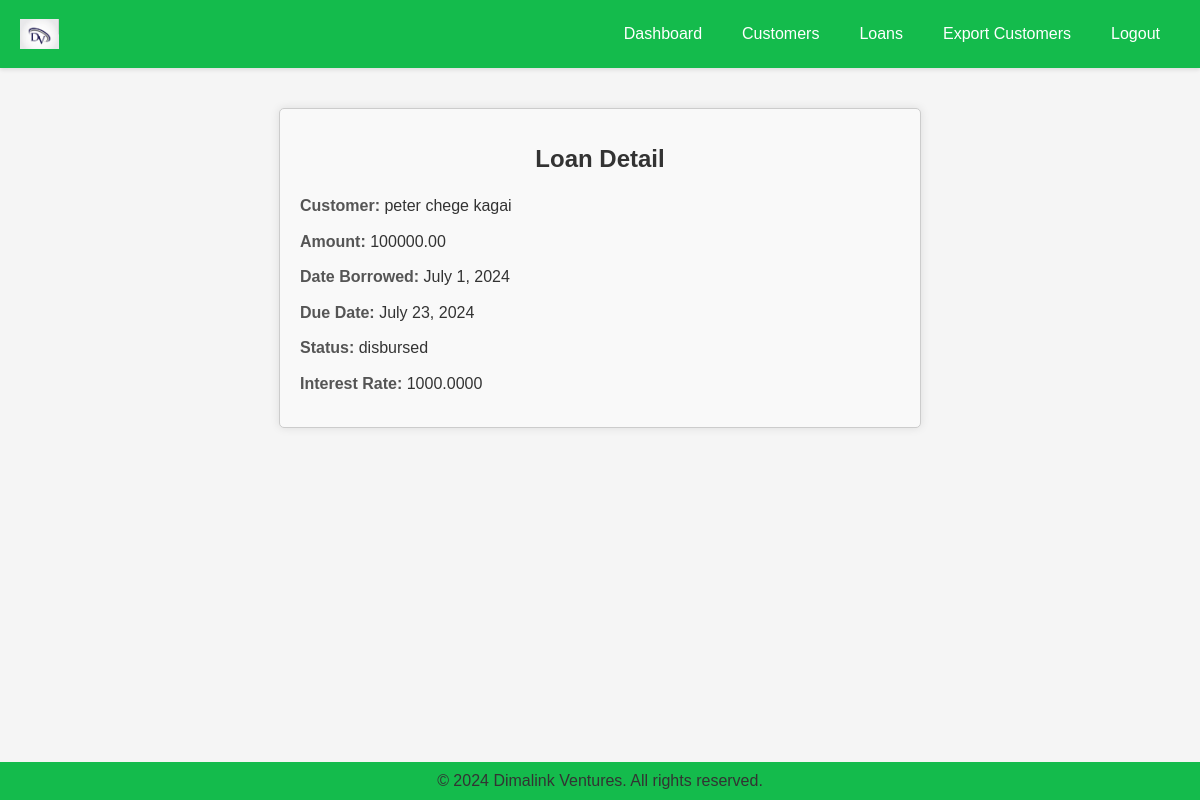
The page /loans/1/ (signed in) on the database its author committed.
### customer_management_app/models.py (models this page shows, shortened)
class Loan(models.Model):
    STATUS_CHOICES = [
        ('pending', 'Pending'),
        ('approved', 'Approved'),
        ('disbursed', 'Disbursed'),
        ('repaid', 'Repaid'),
        ('defaulted', 'Defaulted'),
    ]
    customer = models.ForeignKey(Customer, on_delete=models.CASCADE)
    amount = models.DecimalField(max_digits=10, decimal_places=2)
    date_borrowed = models.DateField()
    due_date = models.DateField()
    status = models.CharField(max_length=50, choices=STATUS_CHOICES, default='pending')
    interest_rate = models.DecimalField(max_digits=5, decimal_places=2, default=22.5)
    @property
    def calculate_interest(self):
        return self.amount * (self.interest_rate / 100)

class Customer(models.Model):
    name = models.CharField(max_length=255)
    id_number = models.CharField(max_length=8, unique=True)
    phone = models.CharField(max_length=10)
    email = models.EmailField()
    agent = models.ForeignKey(Agent, on_delete=models.CASCADE)
    active = models.BooleanField(default=True)
    location = models.CharField(max_length=100)

### customer_management_app/views.py (the view)
# urls.py: path('loans/<int:loan_id>/', views.loan_detail, name='loan_detail'),
@login_required
def loan_detail(request, loan_id):
    loan = get_object_or_404(Loan, id=loan_id)
    return render(request, 'loan_detail.html', {'loan': loan})

### customer_management_app/templates/loan_detail.html (shortened to what this page needs)
{% extends "base_generic.html" %}
{% block content %}
<div class="loan-detail">
    <h1>Loan Detail</h1>
    <p><strong>Customer:</strong> {{ loan.customer.name }}</p>
    <p><strong>Amount:</strong> {{ loan.amount }}</p>
    <p><strong>Date Borrowed:</strong> {{ loan.date_borrowed }}</p>
    <p><strong>Due Date:</strong> {{ loan.due_date }}</p>
    <p><strong>Status:</strong> {{ loan.status }}</p>
    <p><strong>Interest Rate:</strong> {{ loan.calculate_interest }}</p>
</div>
{% endblock %}

### customer_management_app/static/css/style.css (style rules this page uses)
body { font-family: Arial, sans-serif; margin: 0; padding: 0; display: flex; flex-direction: column; min-height: 100vh; }

### customer_management_app/static/css/detail.css (style rules this page uses)
.loan-detail { margin: 20px auto; max-width: 600px; padding: 20px; background-color: #f9f9f9; border: 1px solid #ccc; border-radius: 5px; box-shadow: 0 0 10px rgba(0, 0, 0, 0.1); }
.loan-detail h1 { font-size: 24px; margin-bottom: 20px; color: #333; }
.loan-detail p { font-size: 16px; line-height: 1.6; margin-bottom: 10px; }
.loan-detail strong { font-weight: bold; color: #555; }

### customer_management_app/static/css/dashboard.css (style rules this page uses)
body { font-family: Arial, sans-serif; background-color: #f5f5f5; margin: 0; padding: 0; }
h1 { text-align: center; color: #4CAF50; }
p { color: #333; margin: 0; }

### rows shown on the page
Loan: customer.name "peter chege kagai", amount "100000.00", date_borrowed "July 1, 2024", due_date "July 23, 2024", status "disbursed", calculate_interest "1000.0000"
